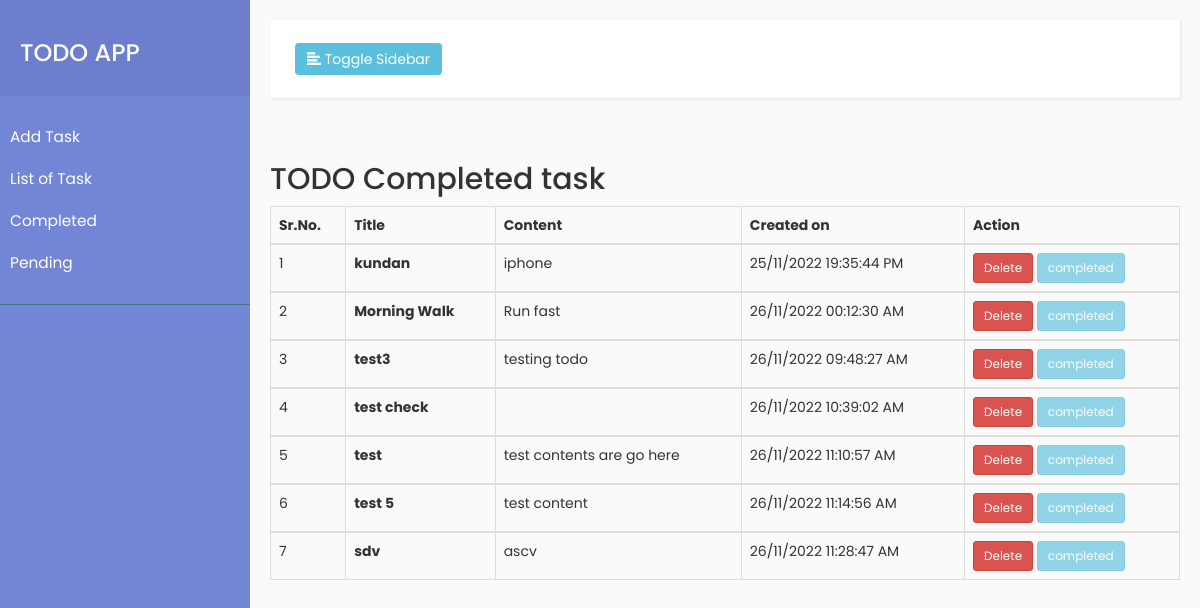
The page /completed_task on the database its author committed.
### todo_app/models.py (models this page shows)
class Todo_Task(models.Model):
    id= models.AutoField(primary_key=True)
    title = models.CharField(max_length=255)
    content = models.CharField(max_length=255)
    task_status = models.BooleanField(default=False)
    created_at = models.DateTimeField(auto_now_add=True)

### todo_app/views.py (the view)
# urls.py: path('completed_task',views.completed_task,name='completed_task'),
def completed_task(request):
    try:
        todo_obj = Todo_Task.objects.filter(task_status=True)
        context={'todo_obj':todo_obj}
    except:
        messages.warning(request, "sorry try again")
    return render(request,'completed_task.html',context)

### todo_app/templates/completed_task.html (shortened to what this page needs)
{% extends 'base.html' %}
{% block body %}
<head>
{% load static %}
</head>
<body>
<div class="container-lg">
    <div class="table-responsive">
        <div class="table-wrapper">
            <div class="table-title">
                <div class="row" style="margin-top:5px">
                    <div class="col-sm-8"><h2>TODO Completed task</h2></div>
                </div>
            </div>
            <form method="post" id="data_validation"  enctype="multipart/form-data">
            <table class="table table-bordered">
                <thead>
                    <tr>
                        <th>Sr.No.</th>
                        <th><b>Title</b></th>
                        <th>Content</th>
                        <th>Created on</th>
                        <th>Action</th>
                    </tr>
                </thead>
                {% for i in todo_obj %}
                <tbody>
                    <tr>
                        {% if i.task_status is True %}
                        <td>{{forloop.counter}}</td>
                        <td><b>{{i.title}}</b></td>
                        <td>{{i.content}}</td>
                        <td> {{i.created_at|date:"d/m/Y"}} {{i.created_at|time:"H:i:s A"}}</td>
                     <td>
                        <a class="btn btn-danger btn-sm ml-2"
                        href="{% url 'delete' i.id %}">Delete</a>
                                <a class="btn btn-info btn-sm ml-2 disabled "
                                href="{% url 'mark_completed' i.id%}">completed</a>
                        </td>
                        {% endif %}
                    </tr>
                </tbody>
                {% endfor %}
            </table>
            </form>
        </div>
    </div>
</div>
{% endblock body %}

### static/assets/css/style.css (style rules this page uses)
body { font-family: 'Poppins', sans-serif; background: #fafafa; }
a, a:hover, a:focus { color: inherit; text-decoration: none; transition: all 0.3s; }

### rows shown on the page
Todo_Task: title "kundan", content "iphone", created_at "25/11/2022", created_at "19:35:44 PM"
Todo_Task: title "Morning Walk", content "Run fast", created_at "26/11/2022", created_at "00:12:30 AM"
Todo_Task: title "test3", content "testing todo", created_at "26/11/2022", created_at "09:48:27 AM"
Todo_Task: title "test check", created_at "26/11/2022", created_at "10:39:02 AM"
Todo_Task: title "test", content "test contents are go here", created_at "26/11/2022", created_at "11:10:57 AM"
Todo_Task: title "test 5", content "test content", created_at "26/11/2022", created_at "11:14:56 AM"
Todo_Task: title "sdv", content "ascv", created_at "26/11/2022", created_at "11:28:47 AM"
